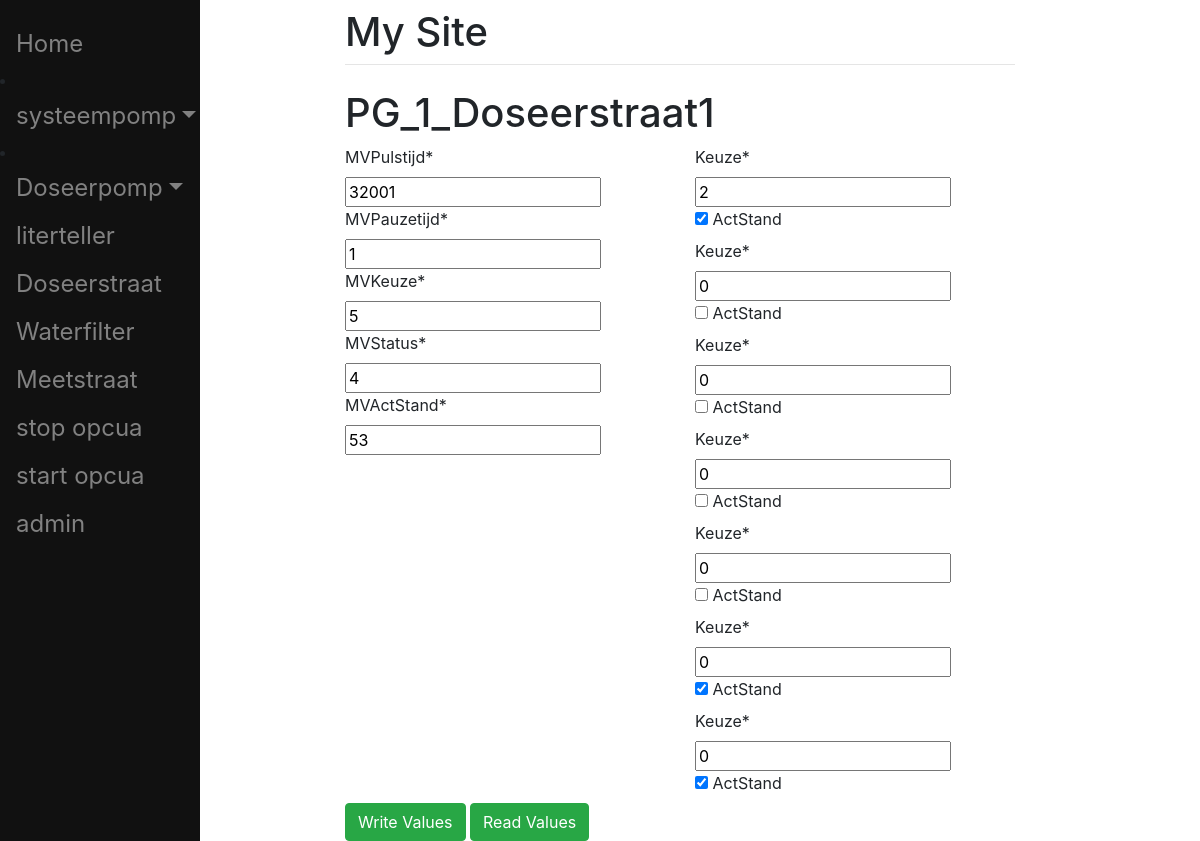
/Doseerstraat/89/, run on the app's committed database.
### main/models.py (models this page shows, shortened)
class DoseerStraat(models.Model):
    pg = models.ForeignKey(PG, on_delete=models.CASCADE)
    handlername = models.CharField(max_length=200)
    name = models.CharField(max_length=200)
    nodeid = models.CharField(max_length=200, default='SOME STRING')
    MVPulstijd = models.CharField(max_length=200)
    MVPauzetijd = models.CharField(max_length=200)
    MVKeuze = models.CharField(max_length=200)
    MVStatus = models.CharField(max_length=200)
    MVActStand = models.CharField(max_length=200)

class SV(models.Model):
    doseerstraat = models.ForeignKey(DoseerStraat, on_delete=models.CASCADE)
    handlername = models.CharField(max_length=200)
    name = models.CharField(max_length=200)
    nodeid = models.CharField(max_length=200, default='SOME STRING')
    Keuze = models.CharField(max_length=200)
    ActStand = models.BooleanField(max_length=200)

### main/views.py (the view)
# urls.py: path("Doseerstraat/<int:id>/",views.doseerstraat_view, name="Doseerstraat"),
def doseerstraat_view(request, id = None):
    pass
    obj = DoseerStraat.objects.get(id=id)
    if request.method == 'POST':
        if request.POST.get('WriteValues'):
            form = DoseerstraatForm(request.POST, instance=obj)
            if form.is_valid():
                form.save()
                write_value_Doseerstraat(obj)
            return render(request,"main/Doseerstraat_template.html",get_doseerstraat_data(id))
        if request.POST.get('GetValues'):
            return render(request,'main/Doseerstraat_template.html',get_doseerstraat_data(id))
    else:
        return render(request,'main/Doseerstraat_template.html',get_doseerstraat_data(id))

### main/forms.py
class DoseerstraatForm(forms.ModelForm):
    class Meta:
        model = DoseerStraat
        exclude = ('pg','name','nodeid','handlername')

### main/views.py (called while the page is built)
def get_doseerstraat_data(id):
    obj = DoseerStraat.objects.get(id=id)
    form = DoseerstraatForm(instance=obj)
    i = int(obj.pg.name[2:])
    temp = SV.objects.filter(name__startswith=f"PG_{i}Doseerstraat1")
    svform = []
    svobj = []
    for sv in temp:
        svobj.append(sv)
        svform.append(SVForm(instance=sv))
    return {'form':form,'obj':obj,'form2':svform,'obj2':svform}

### main/templates/main/Doseerstraat_template.html (shortened to what this page needs)
{% extends "main/Base.html" %}
{% load crispy_forms_tags %}
{% block content %}
<h1> {{obj.name}} </h1>
<form method="post" action= "#">
    <div class="row">
        <div class="col-6">
            {{ form|crispy }}
        </div>
        <div class="col-6">
            {% for sv in form2 %}
                {{sv|crispy}}
            {% endfor %}
        </div>
    </div>
    <button type="submit" , name="WriteValues" , value="WriteValues", class="btn btn-success">Write Values</button>
    <button type="submit" , name="GetValues" , value="GetValues", class="btn btn-success">Read Values</button>
</form>
{% endblock %}

### data on the page
DoseerStraat: name "PG_1_Doseerstraat1", MVPulstijd "32001", MVPauzetijd "1", MVKeuze "5", MVStatus "4", MVActStand "53"
SV: form2 "2" "☑"
SV: form2 "0"
SV: form2 "0"
SV: form2 "0"
SV: form2 "0"
SV: form2 "0" "☑"
SV: form2 "0" "☑"
